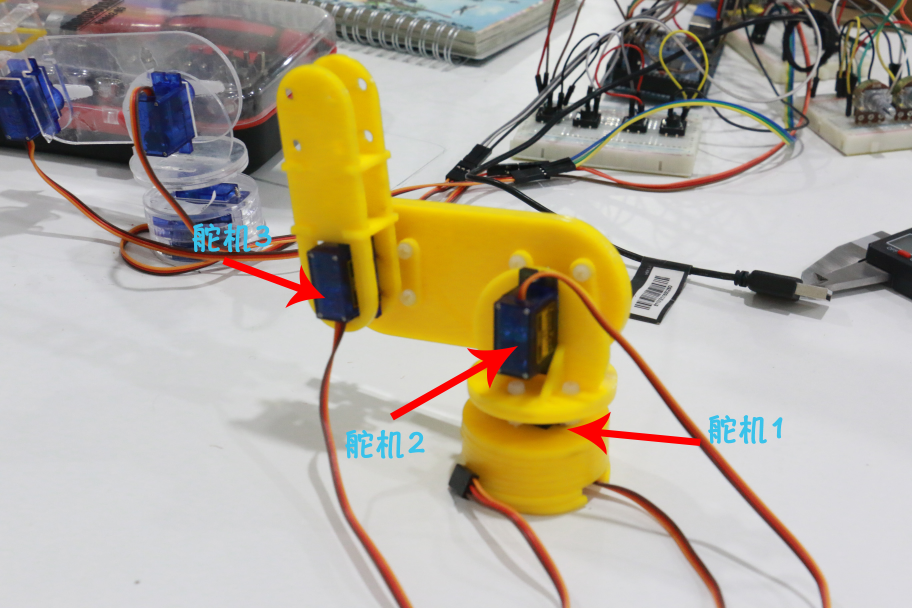
#> input picture IMG_8879.jpg, 2736 x 1824 px, given in place of the camera (shown at 1/3 size)
$ python openCv.py   (Python 2 division)
#> lines starting #> are read from the running program, lines starting #| are printed output that depends on the picture; after the words box and inside, x2 and y2 are one past the last pixel; in counts of white or black regions, pixels touching at a corner belong together
# -*- coding: utf-8 -*-
#__author__="Guokr Lab & Deiki"
#注意：本实例在mac上开发完成，程序移植至其他平台时可能会遇到参数不一致的问题。
#本程序主要原理是通过opencv获取图像信息，并分辨出黄色的色块和位置，但条件符合红包的情况时，发送执行指令
#程序运行时需要将串口设置好并插上arduino,否则可能会报错

import cv2
import numpy as np
import serial, time

#'/dev/cu.usbmodem1421'为串口名字，使用前需要使用修改为执行抢红包任务，9600为串口波特率

arduino = serial.Serial('/dev/cu.usbmodem1421', 9600, timeout=.1)

time.sleep(1)

#cv2.VideoCapture(1)函数中的参数用于摄像头选择，例如当一台电脑有两个摄像头时，默认主摄像头为0，外接的摄像头为1；本实例在OS X
cap=cv2.VideoCapture(1)

count=0
while(1):
    ret,frame=cap.read()
#> frame is the input picture: shape (1824, 2736, 3); mean B, G, R 151.4, 169.1, 178.3

    hsv=cv2.cvtColor(frame,cv2.COLOR_BGR2HSV)
#> hsv: shape (1824, 2736, 3); mean H, S, V 74.4, 52.9, 183

    lower_blue=np.array([0,50,50])
    upper_blue=np.array([23,255,255])

    mask=cv2.inRange(hsv,lower_blue,upper_blue)
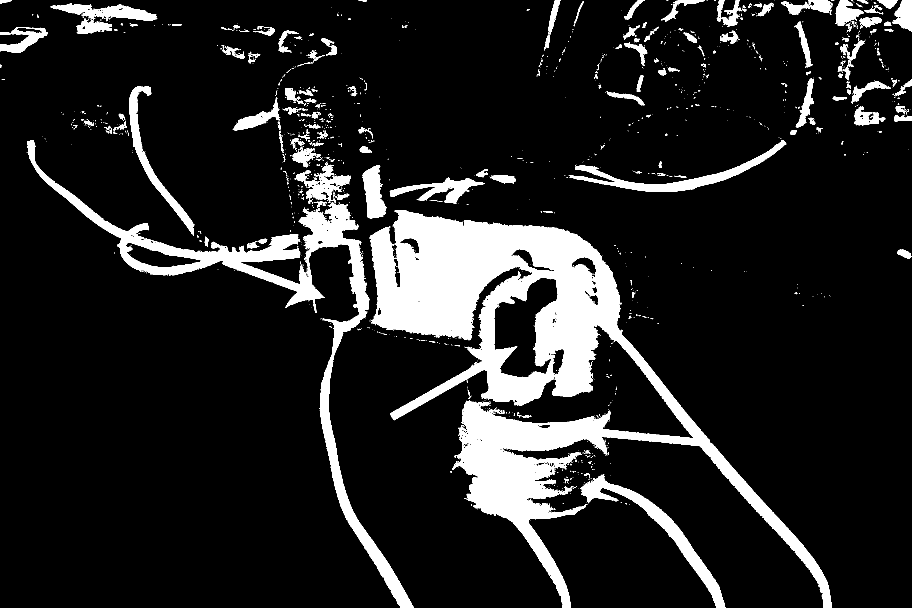
#> mask: shape (1824, 2736) (shown at 1/3 size); 12.5% white; 1594 white regions (1364 under 20 px), largest, box (x1, y1, x2, y2) and area: (1109, 630, 2495, 1824) 380894, (81, 420, 1242, 1824) 93049, (1741, 1422, 2176, 1824) 19836
    res=cv2.bitwise_and(frame,frame,mask=mask)
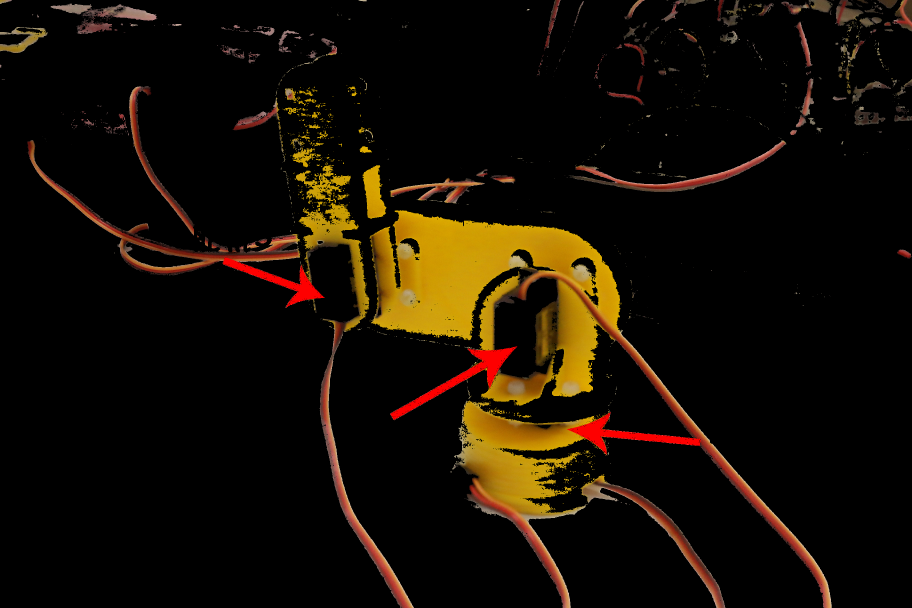
#> res: shape (1824, 2736, 3) (shown at 1/3 size); mean B, G, R 3.7, 13.7, 21.6

    #cv2.imshow('frame',frame)
    #cv2.imshow('mask',mask)
    #cv2.imshow('res',res)

    gray = cv2.cvtColor(res,cv2.COLOR_BGR2GRAY)
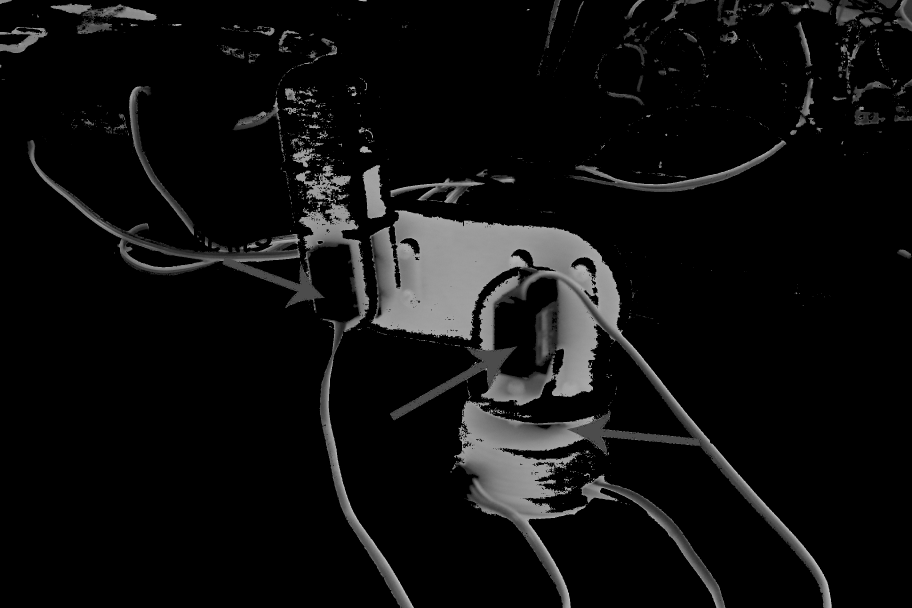
#> gray: shape (1824, 2736) (shown at 1/3 size); min 0, max 212, mean 14.9
    ret, binary = cv2.threshold(gray,127,255,cv2.THRESH_BINARY)
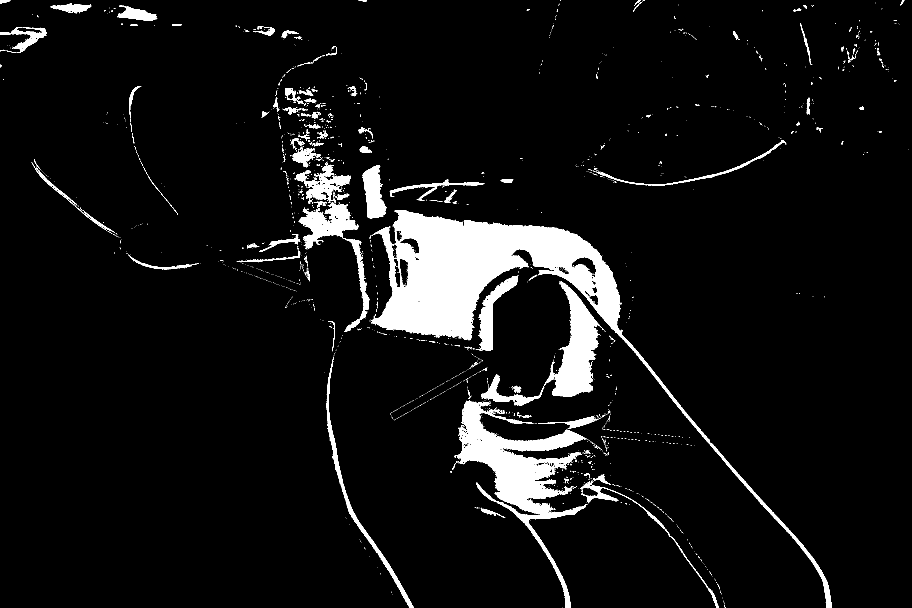
#> binary: shape (1824, 2736) (shown at 1/3 size); 6.6% white; 2076 white regions (1912 under 20 px), largest, box (x1, y1, x2, y2) and area: (1113, 630, 2495, 1824) 155393, (1362, 1202, 1763, 1824) 56115, (1443, 844, 1812, 1217) 29275
    edges=cv2.Canny(res,100,200)
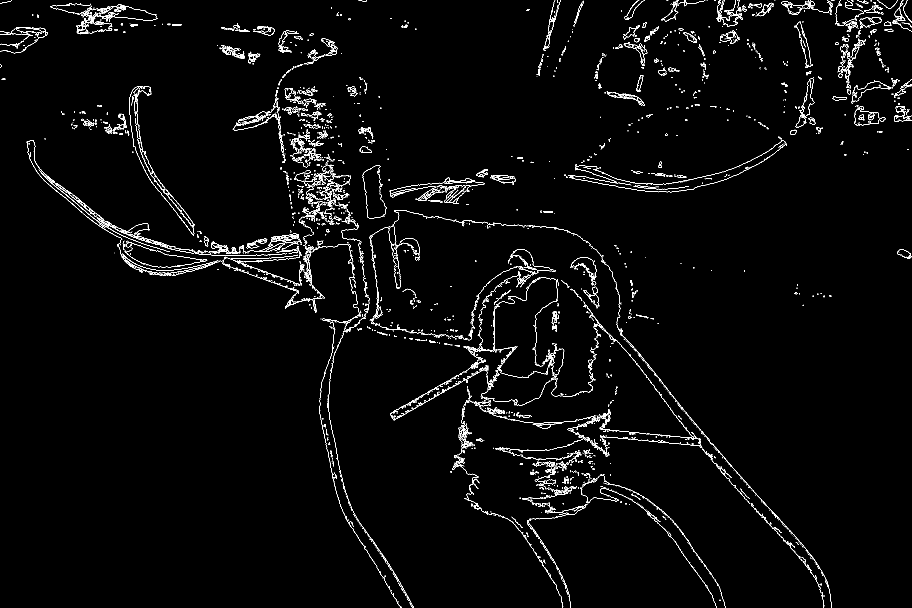
#> edges: shape (1824, 2736) (shown at 1/3 size); 1.7% white in thin lines or dots
    cv2.imshow('edges',edges)
    contours, hierarchy = cv2.findContours(binary,cv2.RETR_TREE,cv2.CHAIN_APPROX_NONE)
#> contours = 2960 contours, 2798 with area under 20; largest, box (x1, y1, x2, y2) and area: (1113, 630, 2495, 1824) 160312, (1362, 1202, 1763, 1824) 54466, (1443, 844, 1812, 1217) 28372, (896, 608, 1109, 996) 14084, (1434, 826, 1555, 1051) 7603
    cv2.drawContours(res,contours,-1,(0,0,255),3)
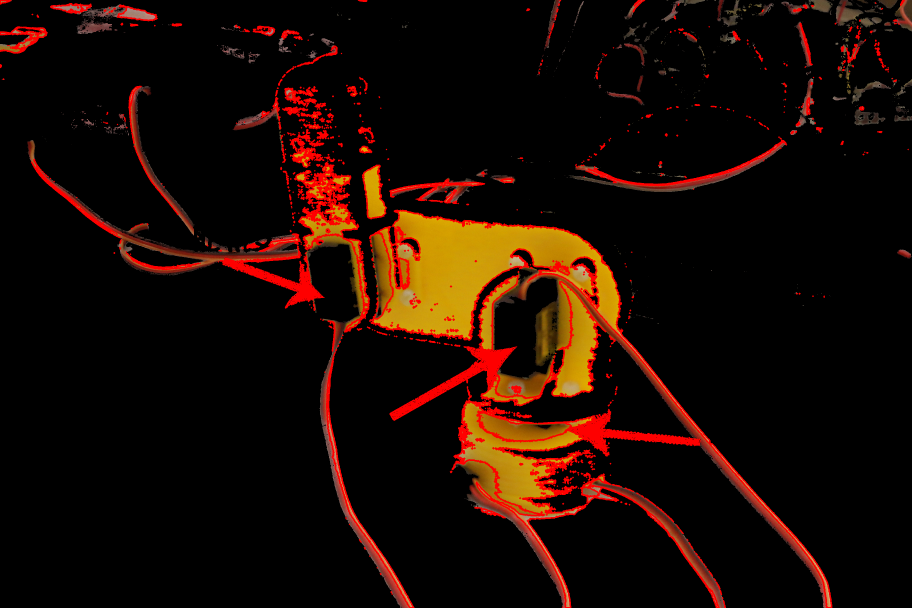
#> res: shape (1824, 2736, 3) (shown at 1/3 size); mean B, G, R 2.4, 10.1, 26.8
    cv2.imshow("res", res)

    cont=len(contours)
#> cont = 2960
    #print cont
    if cont!=0:
        for j in range(0,cont-1):
            cnt = contours[j]
            M = cv2.moments(cnt)
            #area变量为检测出来的黄色色块的面积，红包的面积大小会根据摄像头的参数和摄像头到手机的距离
            #出现不同，开始抢红包之前可以将后面的#print "area =", area  程序取消注释，运行后输出面积结果，
            #排除其他黄颜色干扰，输出来最大的数值就是红包的面积了

            area = cv2.contourArea(cnt)
            #print "area =", area

            #例如我的红包面积是6000，那就在下面这这段程序中将area的阈值设置为5000以上。
            #大家可以根据实际情况设置阈值
            if M['m10']!=0  and  M['m01']!=0 and area >5000:
                cx = int(M['m10']/M['m00'])
                cy = int(M['m01']/M['m00'])
                print cx,cy
                # print cx,cy会将大于阈值的红包的质信打印出来。从这些数值中挑选出最新的红包出现的质心
                # 根据这个数值画出一个可能区间，当有红包在这个区间内出现，就会通过串口发送一个“A”给arduino
                if cx>=835 and cx<=900 and cy>=300 and cy<=360:
                    arduino.write("A")
                    time.sleep(3)
#> this loop made 2959 passes
#> (area, cx, cy) on passes 569, 1013, 1214, 1326, 1590, 1862, 2129, 2132: (54465.5, 1550, 1407), (6860, 1077, 1511), (28371.5, 1702, 1069), (7603, 1476, 937), (160312.5, 1478, 842), (14084, 1007, 715), (6928.5, 1120, 579), (6213, 969, 551)
#| 1550 1407
#| 1077 1511
#| 1702 1069
#| 1476 937
#| 1478 842
#| 1007 715
#| 1120 579
#| 969 551


        print count
        count=count+1

    #程序运行时，按esc可以退出
    k=cv2.waitKey(5)&0xFF
#> (key Esc is pressed here)
    if k==27:
        break
cv2.destroyAllWindows()
